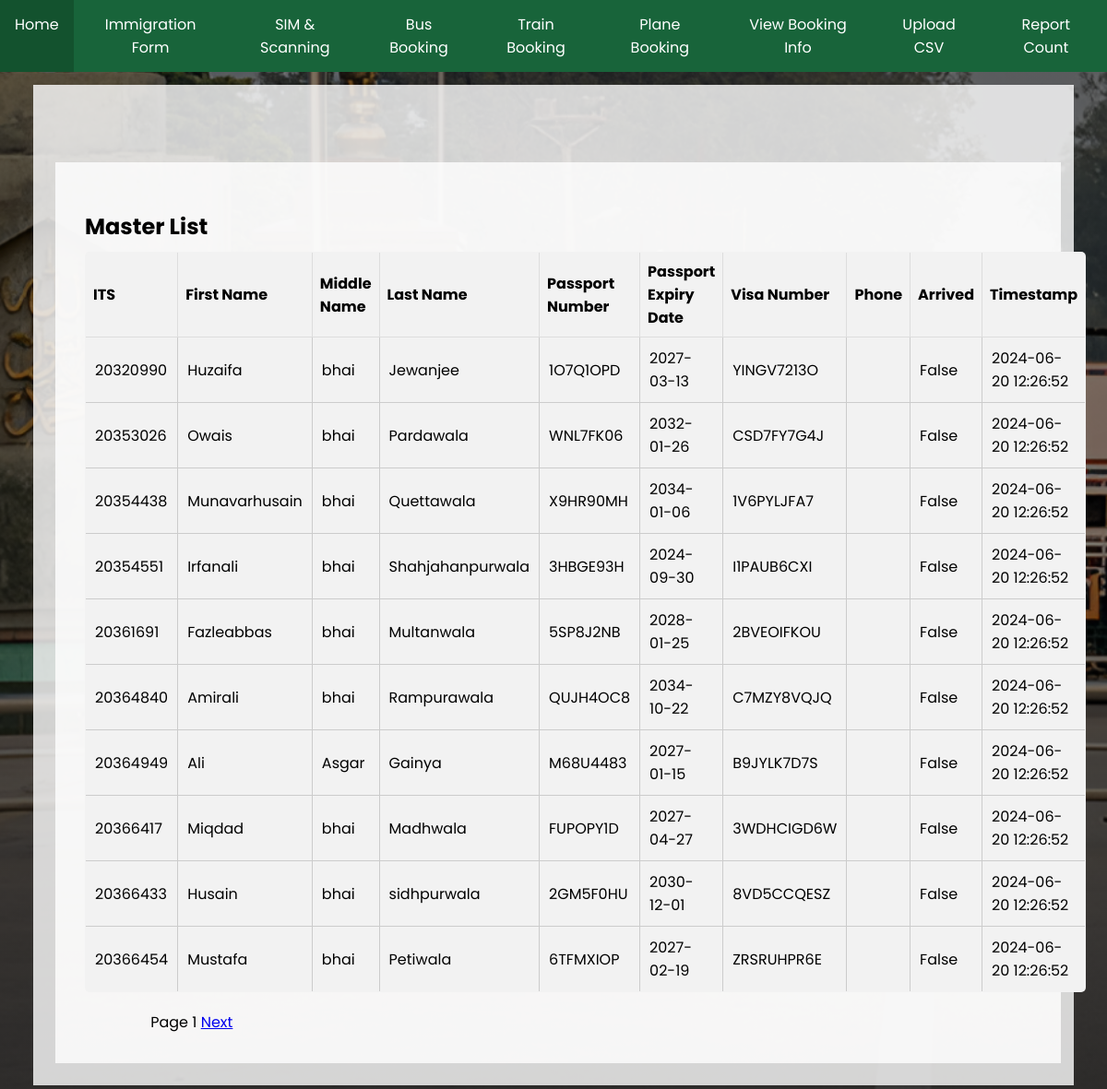
The app's page /masters/, older data.
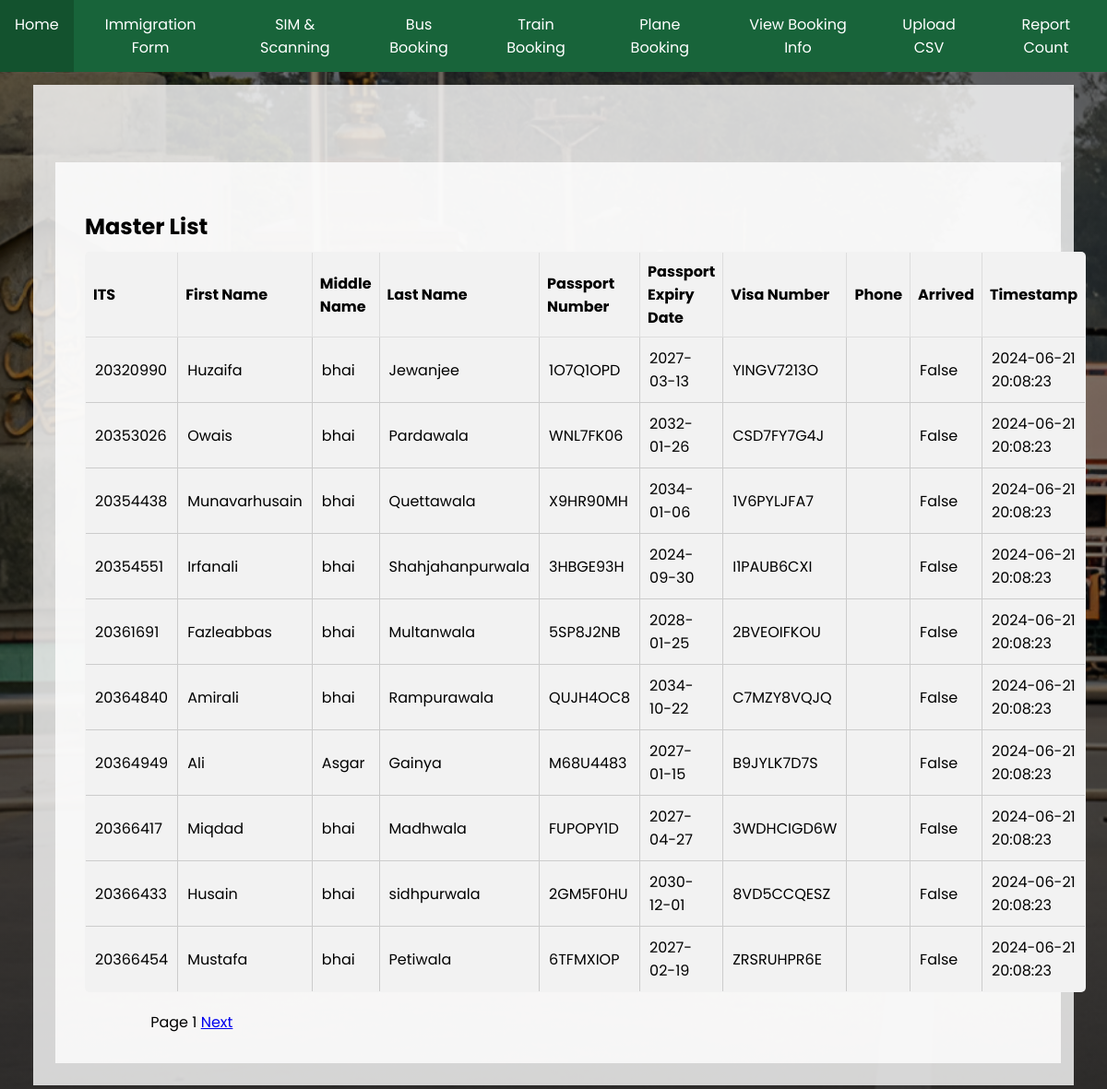
The same page, newer data.
### database.py (models this page shows)
class Master(Base):
    __tablename__ = "master"
    ITS = Column(Integer, primary_key=True, index=True)
    first_name = Column(String)
    middle_name = Column(String)
    last_name = Column(String)
    DOB = Column(Date)
    passport_No = Column(String, unique=True)
    passport_Expiry = Column(Date)
    Visa_No = Column(String, unique=True)
    Mode_of_Transport = Column(String)
    phone = Column(String, nullable=True)
    arrived = Column(Boolean, default=False)
    timestamp = Column(DateTime, default=func.now())

### main.py (the view)
@app.get("/masters/", response_class=HTMLResponse)
async def list_masters(request: Request, page: int = Query(1), db: Session = Depends(get_db)):
    page_size = 10
    offset = (page - 1) * page_size
    masters = db.query(Master).offset(offset).limit(page_size).all()
    total_masters = db.query(func.count(Master.ITS)).scalar()
    return templates.TemplateResponse(
        "masters.html",
        {
            "request": request,
            "masters": masters,
            "page": page,
            "page_size": page_size,
            "total_masters": total_masters
        },
    )

### templates/masters.html (shortened to what this page needs)
{% extends "base.html" %}
{% block content %}
<div class="container-master" style="background: rgba(255, 255, 255, 0.8);
margin-top: 5vw;
padding: 2rem;
display: flex;
flex-direction: column;
align-content: center; ">
    <h2>Master List</h2>
    <table>
        <tr>
            <th>ITS</th>
            <th>First Name</th>
            <th>Middle Name</th>
            <th>Last Name</th>
            <th>Passport Number</th>
            <th>Passport Expiry Date</th>
            <th>Visa Number</th>
            <th>Phone</th>
            <th>Arrived</th>
            <th>Timestamp</th>
        </tr>
        {% for master in masters %}
        <tr>
            <td>{{ master.ITS }}</td>
            <td>{{ master.first_name }}</td>
            <td>{{ master.middle_name }}</td>
            <td>{{ master.last_name }}</td>
            <td>{{ master.passport_No }}</td>
            <td>{{ master.passport_Expiry }}</td>
            <td>{{ master.Visa_No }}</td>
            <td>{{ master.phone }}</td>
            <td>{{ master.arrived }}</td>
            <td>{{ master.timestamp }}</td>
        </tr>
        {% endfor %}
    </table>
    <div>
        <span>Page {{ page }}</span>
        <a href="/masters/?page={{ page + 1 }}" >Next</a>
    </div>
</div>
{% endblock %}

Row changes from the older to the newer data that the page shows:
changed Master "Huzaifa": timestamp "2024-06-20 12:26:52" → "2024-06-21 20:08:23"
changed Master "Owais": timestamp "2024-06-20 12:26:52" → "2024-06-21 20:08:23"
changed Master "Munavarhusain": timestamp "2024-06-20 12:26:52" → "2024-06-21 20:08:23"
changed Master "Irfanali": timestamp "2024-06-20 12:26:52" → "2024-06-21 20:08:23"
changed Master "Fazleabbas": timestamp "2024-06-20 12:26:52" → "2024-06-21 20:08:23"
changed Master "Amirali": timestamp "2024-06-20 12:26:52" → "2024-06-21 20:08:23"
changed Master "Ali": timestamp "2024-06-20 12:26:52" → "2024-06-21 20:08:23"
changed Master "Miqdad": timestamp "2024-06-20 12:26:52" → "2024-06-21 20:08:23"
changed Master "Husain": timestamp "2024-06-20 12:26:52" → "2024-06-21 20:08:23"
changed Master "Mustafa": timestamp "2024-06-20 12:26:52" → "2024-06-21 20:08:23"
